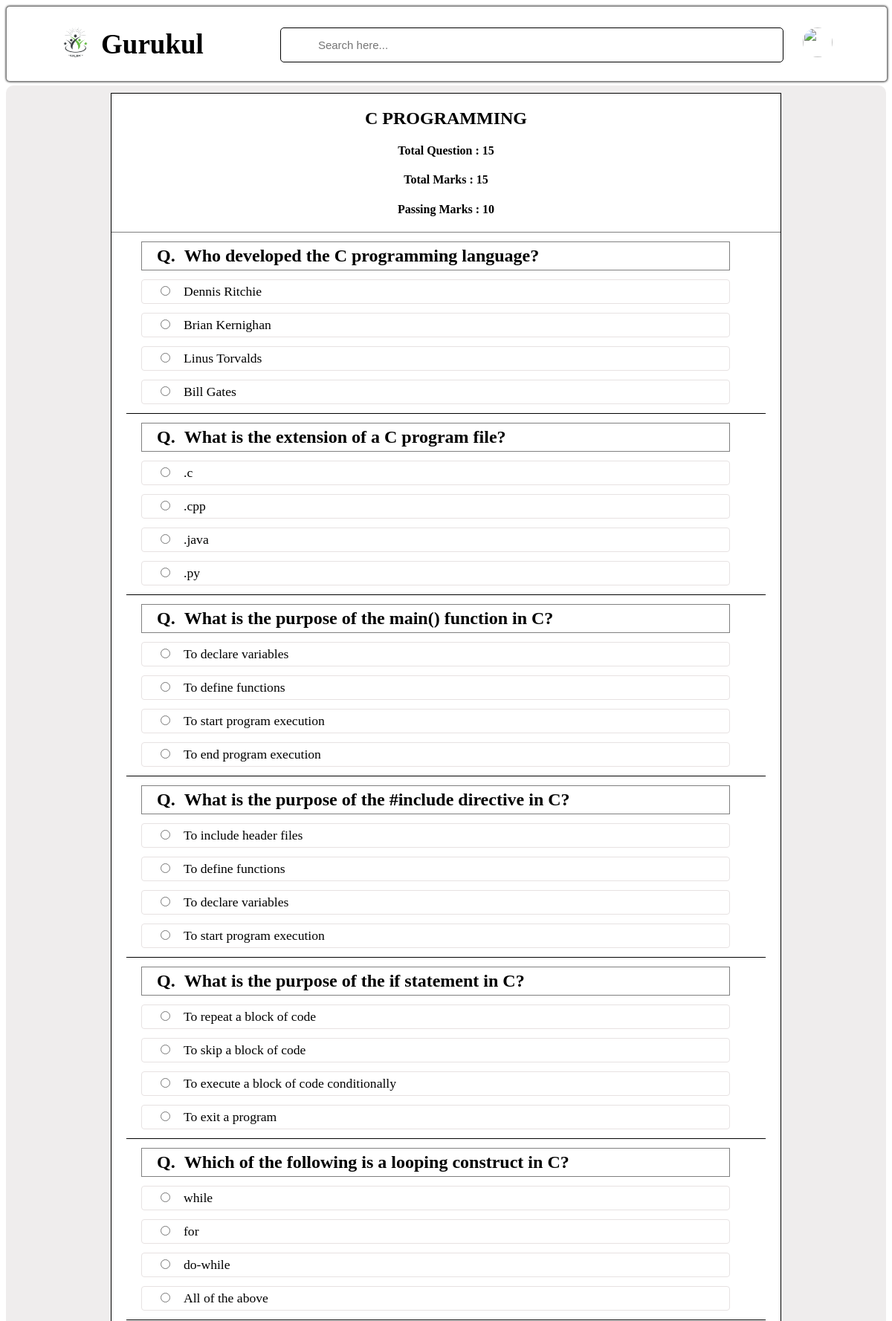
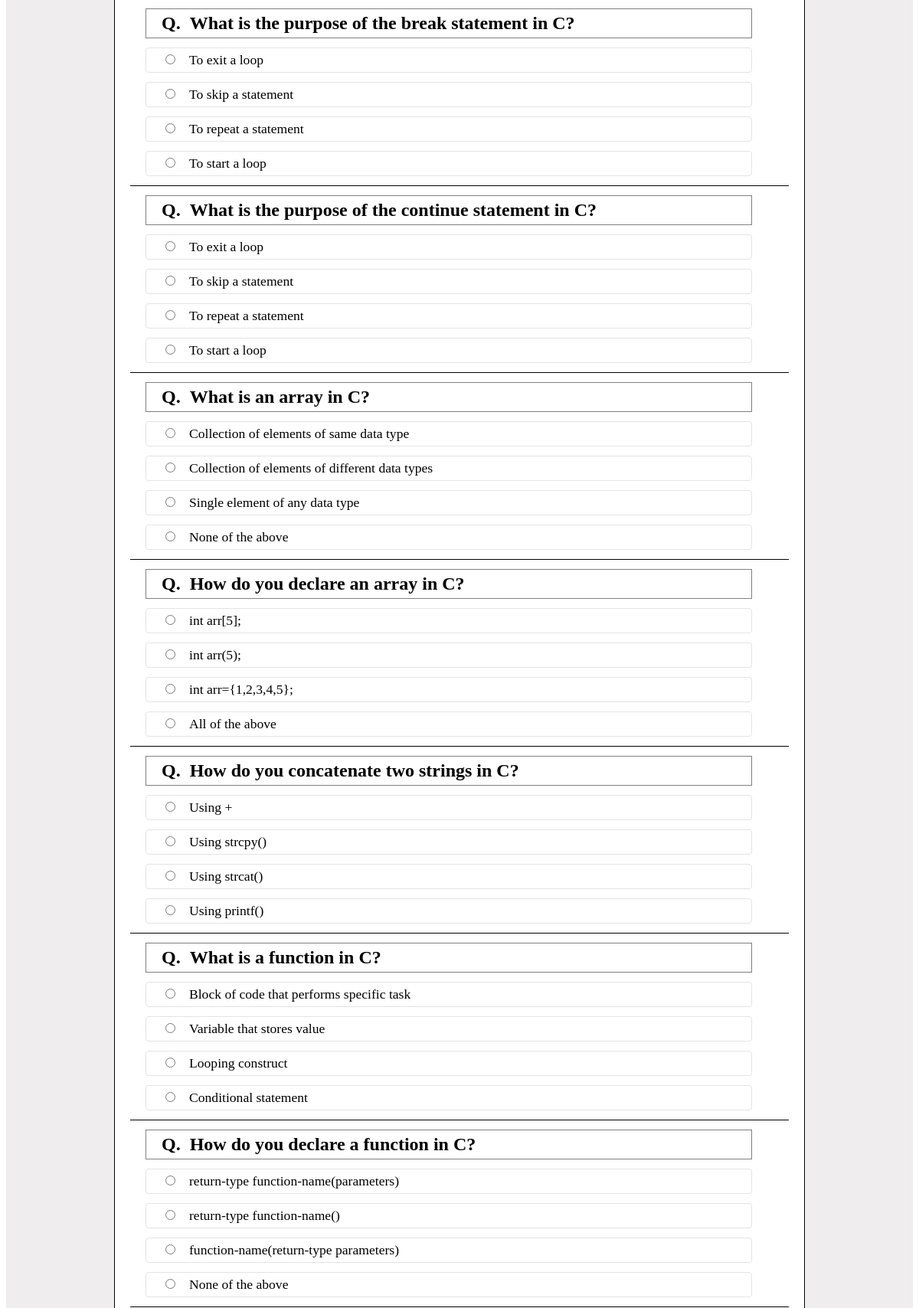
Page /student/course/mycourse/temp/quiz/c-programming (upper part) on the committed database (2 pictures, top to bottom).
### home/models.py (models this page shows, shortened)
class course(models.Model):
    product_name= models.CharField(max_length=200)
    price =models.CharField(max_length=100)
    img =models.ImageField(upload_to='img')
    duration =models.CharField(max_length=120)
    info= models.TextField()
    button =models.CharField(max_length=100,default="/log")
    teacher_name = models.CharField(max_length=200,null=True)
    rating = models.CharField(max_length=100,null=True)
    level = models.CharField(max_length=200,null=True)
    about_course = models.TextField(null=True)
    chapter1 = models.CharField(max_length=500,null=True)
    video1= models.FileField(upload_to='lecture_video/',null=True,blank=True)
    chapter2 = models.CharField(max_length=500,null=True)
    video2= models.FileField(upload_to='lecture_video/',null=True,blank=True)
    chapter3 = models.CharField(max_length=500,null=True)
    video3= models.FileField(upload_to='lecture_video/',null=True,blank=True)
    chapter4 = models.CharField(max_length=500,null=True)
    video4= models.FileField(upload_to='lecture_video/',null=True,blank=True)
    chapter5 = models.CharField(max_length=500,null=True)
    video5= models.FileField(upload_to='lecture_video/',null=True,blank=True)
    new_slug = AutoSlugField(populate_from='product_name',unique=True,null=True,default=None)

class QuesModel(models.Model):
    sub = models.ForeignKey(course,on_delete=models.CASCADE)
    question = models.CharField(max_length=200,null=True)
    op1 = models.CharField(max_length=200,null=True)
    op2 = models.CharField(max_length=200,null=True)
    op3 = models.CharField(max_length=200,null=True)
    op4 = models.CharField(max_length=200,null=True)
    ans = models.CharField(max_length=200,null=True)

### student/views.py (the view)
# urls.py: path("/course/mycourse/temp/quiz/<slug>",views.quizpage, name='quiz'),
def quizpage(request,slug):
    if request.method == 'POST':
        print(request.POST)
        sub = course.objects.get(new_slug=slug)
        course_user = User.objects.get(id=request.user.id)
        questions=QuesModel.objects.filter(sub__new_slug=slug)
        score=0
        wrong=0
        correct=0
        total=0
        for q in questions:
            total+=1
            print(request.POST.get(q.question))
            print(q.ans)
            print()
            if q.ans ==  request.POST.get(q.question):
                score+=1
                correct+=1
            else:
                wrong+=1
        if score>=10:
            flag=1
            status = "You sccussfully complate exam!"
        else:
            flag=0
            status ="You was failed.."
        print(flag)
        if flag == 1:
            temp =completeCourse(use=course_user,sub=sub,is_complete=True)
            temp.save()
        cname = course.objects.get(new_slug=slug)
        context = {
            'score':score,
            'time': request.POST.get('timer'),
            'correct':correct,
            'wrong':wrong,
            'total':total,
            'status':status,
            'flag':flag,
            'cname':cname
        }
        return render(request,'new_quiz.html',context)
    else:
        questions=QuesModel.objects.filter(sub__new_slug=slug)
        new = course.objects.filter(new_slug=slug)
        context = {
            'questions':questions,
            'new':new
        }
        return render(request,'new_quiz.html',context)

### templates/new_quiz.html (shortened to what this page needs)
<!DOCTYPE html>
<html lang="en">
<head>
</head>
<body id="body">
    <div class="dashboard">
        <div class="top">
            <div class="logo-name">
                <div class="logo-img">
                    <img src="/static/main.logo-1.png" alt="logo">
                </div>
                <span class="logo-n">Gurukul</span>
            </div>
            <div class="search-box">
                <input type="text" placeholder="Search here...">
            </div>
            <div>
                <img src="{{user.sign_up_table.profile_pic.url}}" alt="">
            </div>
        </div>
    </div>
    {% for i in new %}
    <div class="container">
        <div class="exam">
            <div class="card">
                <div class="head">
                    <h2>{{i.product_name}}</h2>
                    <h4>Total Question : 15</h4>
                    <h4>Total Marks : 15</h4>
                    <h4>Passing Marks : 10</h4>
                </div>
                <div class="question">
                    <form method='post'>
                        {% for q in questions%}
                        <div class="question-box">
                            <p id="common">Q.&nbsp;&nbsp;{{q.question}}</p>
                            <div class="ans-box" id="common">
                                <input type="radio" name="{{q.question}}" id="" value="option1" required ><span>{{q.op1}}</span>
                            </div>
                            <div class="ans-box" id="common">
                                <input type="radio" name="{{q.question}}" id="" value="option2" required ><span>{{q.op2}}</span>
                            </div>
                            <div class="ans-box" id="common">
                                <input type="radio" name="{{q.question}}" id="" value="option3" required ><span>{{q.op3}}</span>
                            </div>
                            <div class="ans-box" id="common">
                                <input type="radio" name="{{q.question}}" id="" value="option4" required ><span>{{q.op4}}</span>
                            </div>
                        </div>
                        {% endfor %}
                    </form>
                </div>
                {% endfor %}
            </div>
        </div>
    </div>
</body>
</html>

### templates/new_quiz.html (style rules this page uses)
.top { border: 1px solid gray; box-shadow: 0 0 3px black; border-radius: 5px; width: 100%; height: 100px; display: flex; justify-content: space-evenly; align-items: center; background-color: white; }
.top .logo-name { display: flex; align-items: center; }
.top .logo-img img { width: 40px; object-fit: cover; border-radius: 50%; }
.top .logo-name .logo-n { font-size: 37px; font-weight: 600; color: var(--text-color); margin-left: 14px; transition: var(--tran-05); }
.top .search-box { position: relative; height: 45px; max-width: 600px; width: 100%; margin: 0 30px; }
.top .search-box input { position: absolute; border: 1px solid black; background-color: white; padding: 0 25px 0 50px; border-radius: 5px; height: 100%; width: 100%; color: black; font-size: 15px; font-weight: 400; outline: none; }
.top img { width: 40px; height: 40px; border-radius: 50%; }
.container { margin-top: 5px; background-color: rgba(237, 235, 235, 0.893); border-radius: 10px; display: flex; justify-content: center; }
.exam { display: flex; align-items: center; justify-content: center; text-align: center; border: 1px solid black; width: 900px; background-color: white; margin: 10px; }
.head { border-bottom: 1px solid gray; }
.question { width: 900px; }
.question-box { border-bottom: 1px solid black; padding: 0 20px; margin: 5px 20px; }
.question-box p { margin: 0px; font-size: 1.5rem; font-weight: 600; border: 1px solid gray; }
.ans-box { border: 1px solid rgb(231, 226, 226); font-size: 1.1rem; font-weight: 500px; border-radius: 4px; }
#common { width: 750px; margin: 12px 0px; text-align: left; padding: 5px 20px; }
.ans-box span { margin-left: 15px; }

### rows in the picture
course: product_name "C PROGRAMMING"
QuesModel: question "Who developed the C programming language?", op1 "Dennis Ritchie", op2 "Brian Kernighan", op3 "Linus Torvalds", op4 "Bill Gates"
QuesModel: question "What is the extension of a C program file?", op1 ".c", op2 ".cpp", op3 ".java", op4 ".py"
QuesModel: question "What is the purpose of the main() function in C?", op1 "To declare variables", op2 "To define functions", op3 "To start program execution", op4 "To end program execution"
QuesModel: question "What is the purpose of the #include directive in C?", op1 "To include header files", op2 "To define functions", op3 "To declare variables", op4 "To start program execution"
QuesModel: question "What is the purpose of the if statement in C?", op1 "To repeat a block of code", op2 "To skip a block of code", op3 "To execute a block of code conditionally", op4 "To exit a program"
QuesModel: question "Which of the following is a looping construct in C?", op1 "while", op2 "for", op3 "do-while", op4 "All of the above"
QuesModel: question "What is the purpose of the break statement in C?", op1 "To exit a loop", op2 "To skip a statement", op3 "To repeat a statement", op4 "To start a loop"
QuesModel: question "What is the purpose of the continue statement in C?", op1 "To exit a loop", op2 "To skip a statement", op3 "To repeat a statement", op4 "To start a loop"
QuesModel: question "What is an array in C?", op1 "Collection of elements of same data type", op2 "Collection of elements of different data types", op3 "Single element of any data type", op4 "None of the above"
QuesModel: question "How do you declare an array in C?", op1 "int arr[5];", op2 "int arr(5);", op3 "int arr={1,2,3,4,5};", op4 "All of the above"
QuesModel: question "How do you concatenate two strings in C?", op1 "Using +", op2 "Using strcpy()", op3 "Using strcat()", op4 "Using printf()"
QuesModel: question "What is a function in C?", op1 "Block of code that performs specific task", op2 "Variable that stores value", op3 "Looping construct", op4 "Conditional statement"
QuesModel: question "How do you declare a function in C?", op1 "return-type function-name(parameters)", op2 "return-type function-name()", op3 "function-name(return-type parameters)", op4 "None of the above"
